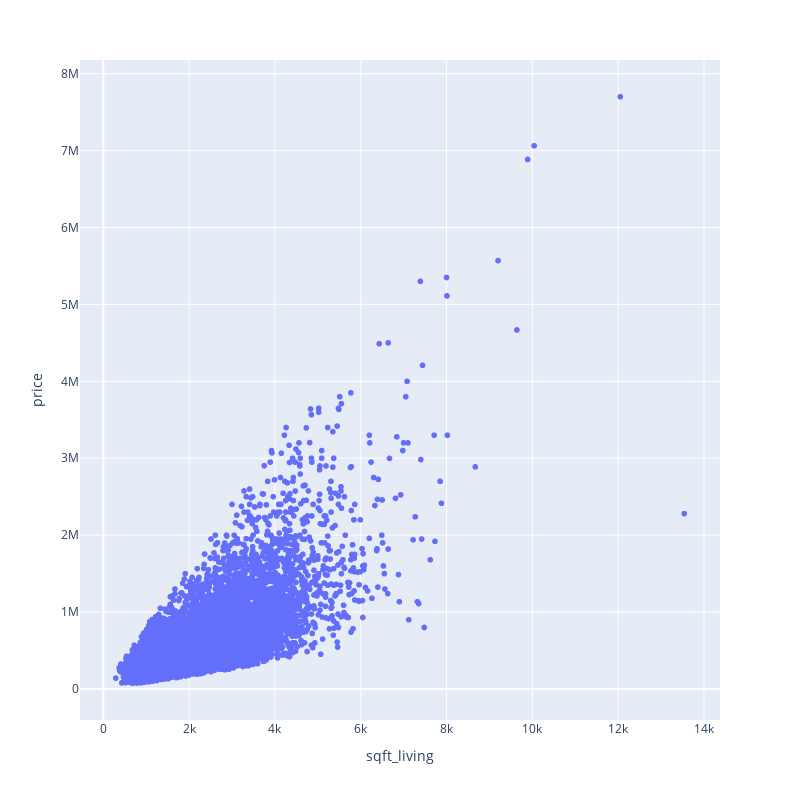

This figure's notebook cell:
### Code cell
# use plotly to show the relationship between price and sqft_living, sqft_above, sqft_basement
# set figure size
# show the plot
fig = px.scatter(df, x = 'sqft_living', y = 'price', height=800, width=800)
fig.show()

### Figure 1 — Plotly figure (JSON) as saved in the notebook; plotly's stock layout.template omitted (floating-point values rounded to 4 significant figures; data arrays with more than 128 entries replaced by an {"elided": "..."} marker saying what was removed)
{"data": [{"hovertemplate": "sqft_living=%{x}<br>price=%{y}<extra></extra>", "legendgroup": "", "marker": {"color": "#636efa", "symbol": "circle"}, "mode": "markers", "name": "", "showlegend": false, "type": "scattergl", "x": {"elided": "21613 int values"}, "xaxis": "x", "y": {"elided": "21613 int values"}, "yaxis": "y"}], "layout": {"height": 800, "legend": {"tracegroupgap": 0}, "margin": {"t": 60}, "width": 800, "xaxis": {"anchor": "y", "domain": [0, 1], "title": {"text": "sqft_living"}}, "yaxis": {"anchor": "x", "domain": [0, 1], "title": {"text": "price"}}}}
